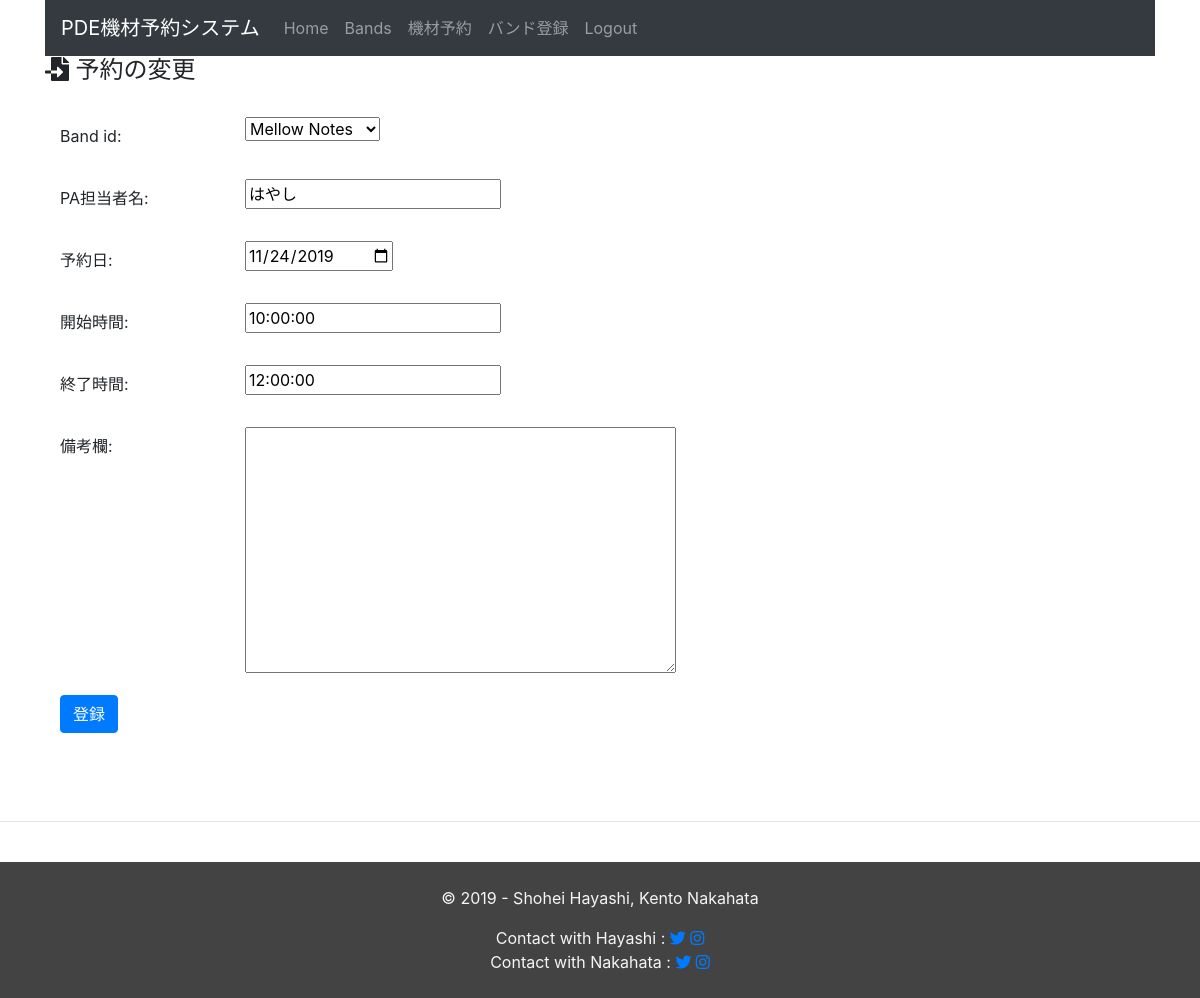
The app's page /equipment_management/updete_schedule/25/ (signed in), older data.
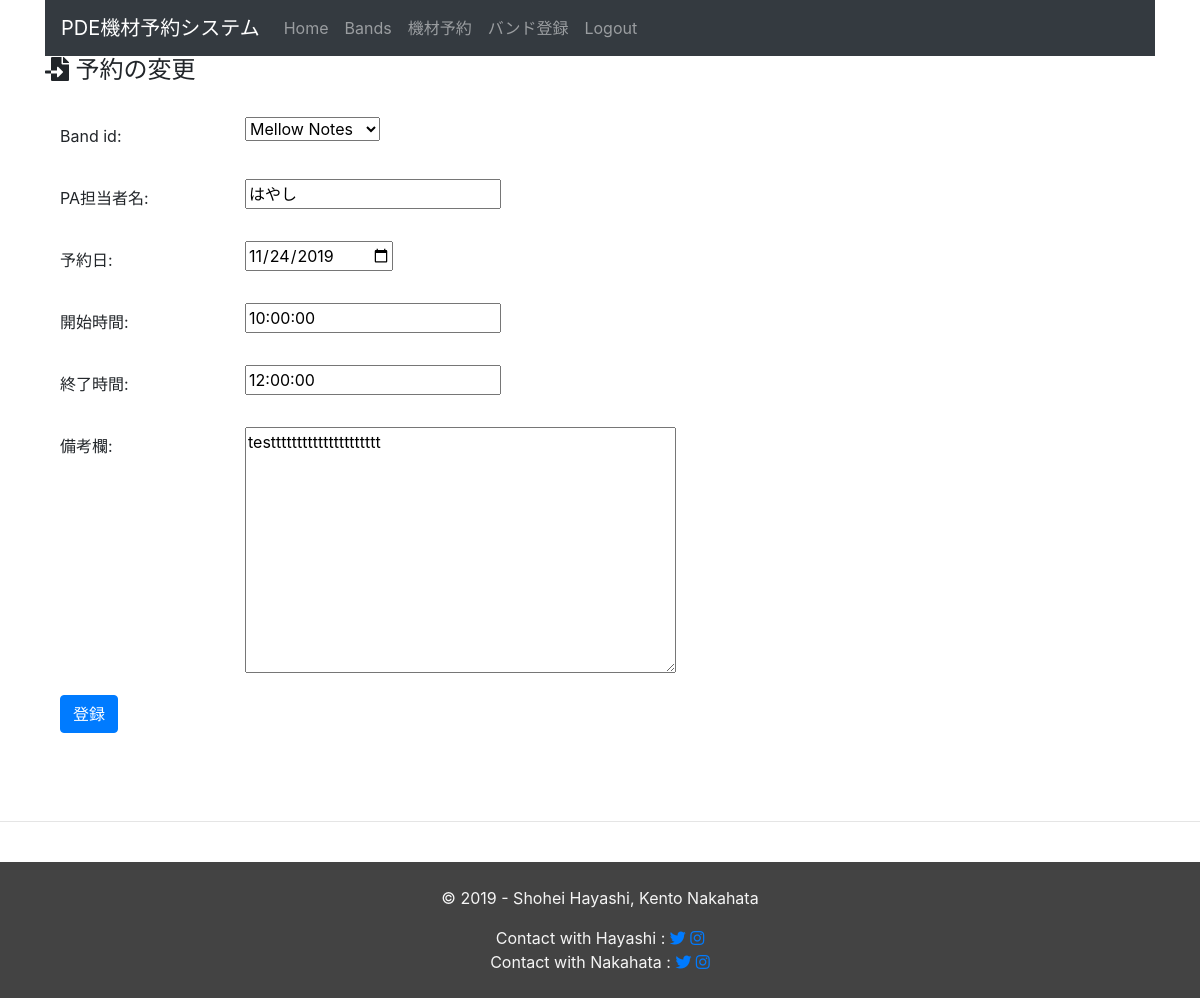
The same page, newer data.
### equipment_management/models.py (models this page shows, shortened)
class Schedule(models.Model):
  band_id = models.ForeignKey(Band, on_delete=models.CASCADE)
  pa_name = models.CharField(max_length=255, verbose_name='PA担当者名')
  active_date = models.DateField(default=timezone.now, verbose_name='予約日')
  start_at = models.TimeField(default= nine_hours_hence(), verbose_name='開始時間')
  end_at = models.TimeField(default=two_hours_hence, verbose_name='終了時間')
  text = models.TextField(blank=True, verbose_name='備考欄')
  created_at = models.DateTimeField(auto_now=True)
  updated_at = models.DateTimeField(auto_now=True)

### equipment_management/views.py (the view)
# urls.py: path('updete_schedule/<int:pk>/', views.update_schedule, name='update_schedule'),
@login_required
def update_schedule(request, pk):
  schedule = get_object_or_404(Schedule, pk=pk)
  form = ScheduleCreateForm(request.POST or None, instance=schedule)
  if request.method == 'POST' and form.is_valid():
    form.save()
    return redirect('equipment:month')
  context = {
      'form' : form,
      'title' : '予約の変更',
  }
  return render(request, 'equipment_management/band_form.html', context)

### equipment_management/forms.py (shortened to what this page needs)
class ScheduleCreateForm(forms.ModelForm):
  class Meta:
    model = Schedule
    fields = '__all__'
    widgets = {
        'active_date': DateInput(),
    }

### equipment_management/models.py (called while the page is built)
  def __str__(self):
      return self.band_name

### equipment_management/templates/equipment_management/band_form.html (shortened to what this page needs)
{% extends 'equipment_management/base.html' %}
{% block content %}
<h4><i class="fas fa-file-import"></i> {{ title }}</h4>
<br>
<div class="container">
  <form action="" method="POST">
    {% for field in form %}
      <div class="form-group row">
        <label for="{{ field.id_for_label }}"
          class="col-sm-2 col-form-label">{{ field.label_tag }}</label>
        <div class="col-sm-8">
          {{ field }}
        </div>
      </div>
    {% endfor %}
  <button type="submit" class="btn btn-primary">登録</button>
  </form>
</div>
{% endblock %}
{% block extrajs %}
    <link rel="stylesheet" type="text/css"
          href="https://cdnjs.cloudflare.com/ajax/libs/timedropper/1.0/timedropper.min.css">
{% endblock %}

Row changes from the older to the newer data that the page shows:
changed Schedule "Mellow Notes": text (not shown) → "testtttttttttttttttttttt"
